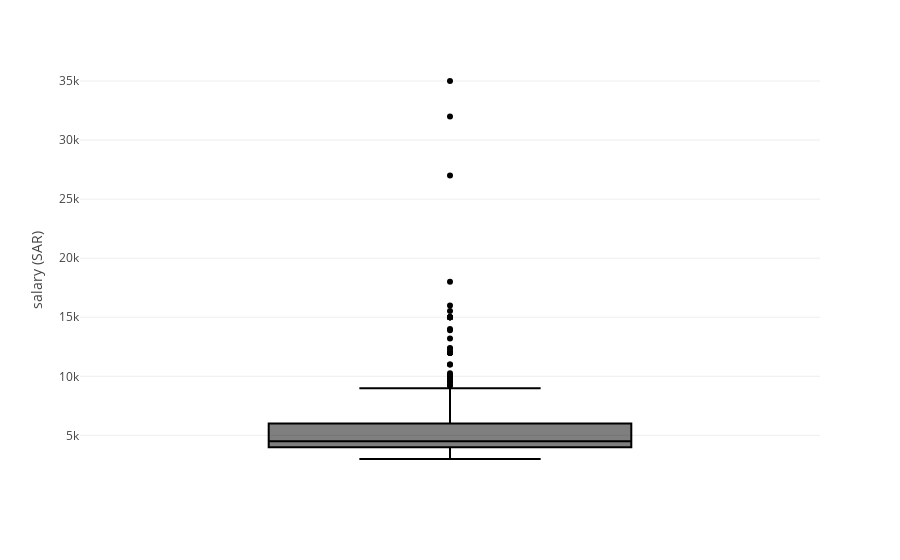

The code cell stored with this chart in its notebook:
### Code cell
fig = px.box(df, y = 'salary (SAR)')
fig.show()

### Figure 1 — Plotly figure (JSON) as saved in the notebook; plotly's stock layout.template omitted (floating-point values rounded to 4 significant figures; data arrays with more than 128 entries replaced by an {"elided": "..."} marker saying what was removed)
{"data": [{"alignmentgroup": "True", "hovertemplate": "salary (SAR)=%{y}<extra></extra>", "legendgroup": "", "marker": {"color": "#000001"}, "name": "", "notched": false, "offsetgroup": "", "orientation": "v", "showlegend": false, "type": "box", "x0": " ", "xaxis": "x", "y": {"elided": "1390 int values"}, "y0": " ", "yaxis": "y"}], "layout": {"boxmode": "group", "legend": {"tracegroupgap": 0}, "margin": {"t": 60}, "xaxis": {"anchor": "y", "domain": [0, 1]}, "yaxis": {"anchor": "x", "domain": [0, 1], "title": {"text": "salary (SAR)"}}}}
